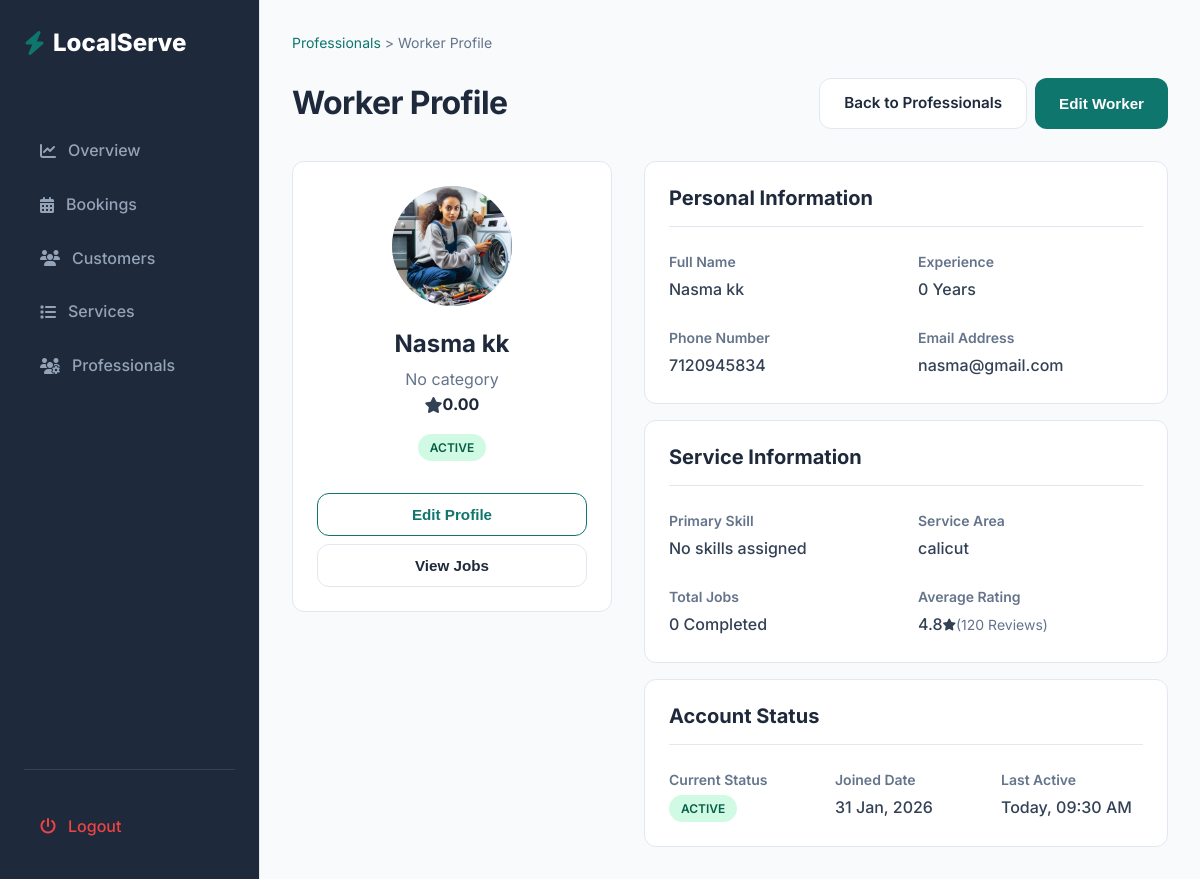
/services/admin/worker_profile/26/ (signed in), run on an earlier commit of the app's database.
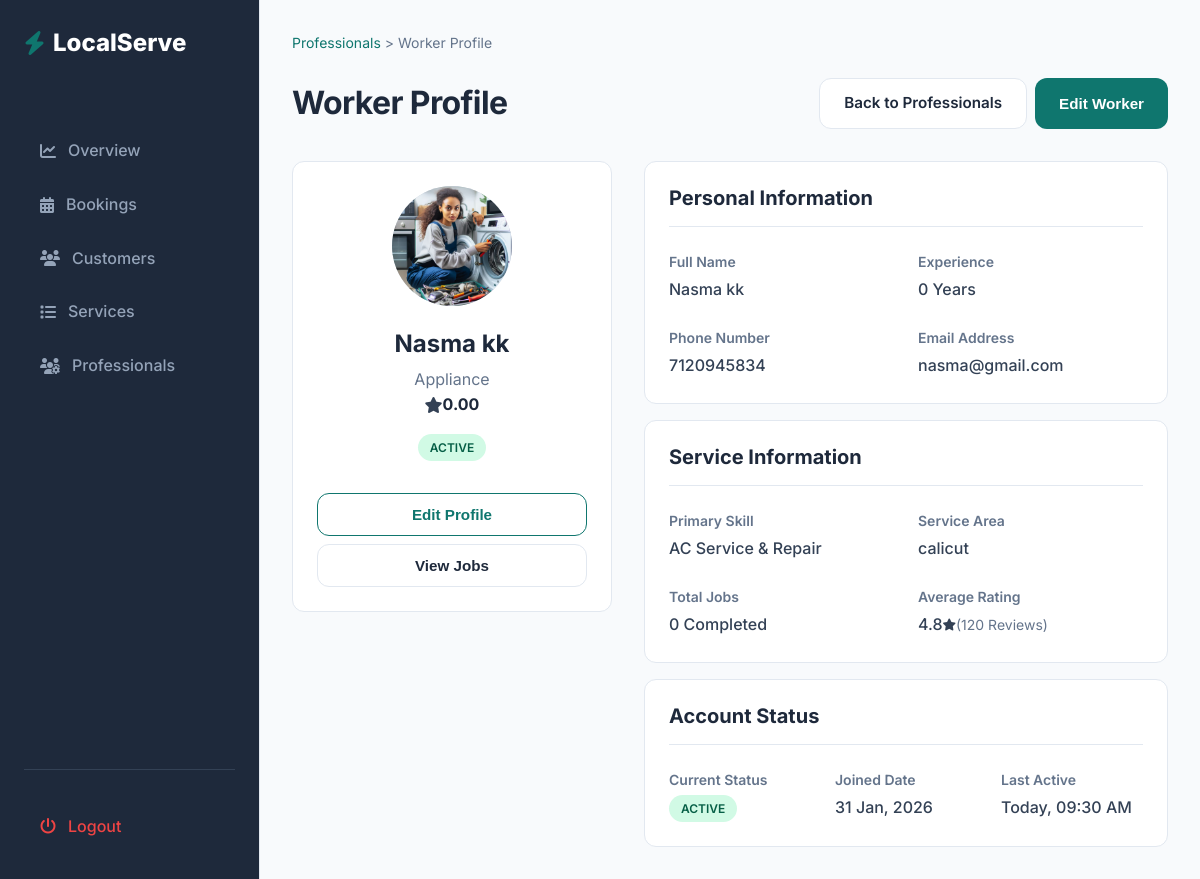
And on a later commit of the database.
### services/models.py (models this page shows, shortened)
class Worker(models.Model):
    full_name = models.CharField(max_length=150)
    services = models.ManyToManyField(Service, related_name="workers")
    phone = models.CharField(max_length=20,unique=True)
    photo = models.ImageField(upload_to="workers/",blank=True,null=True)
    rating = models.DecimalField(max_digits=3,decimal_places=2,default=0.0)
    email = models.EmailField(blank=True)
    experiance_years = models.IntegerField(null=True, blank=True)
    location = models.CharField(max_length=100, blank=True)
    is_active = models.BooleanField(default=True)
    created_at = models.DateTimeField(auto_now_add=True)

class Service(models.Model):
    category = models.ForeignKey(ServiceCategory, on_delete=models.CASCADE, related_name = "services")
    title = models.CharField(max_length=150)
    description = models.TextField()
    price = models.DecimalField(max_digits=8,decimal_places=2)
    duration_minutes = models.IntegerField()
    image = models.ImageField(upload_to="services/",blank=True, null=True)
    is_active = models.BooleanField(default=True)
    created_at = models.DateTimeField(auto_now_add=True)
    is_best_seller = models.BooleanField(default=False)
    includes = models.TextField(blank=True,default="",
        help_text="Enter one item per line (e.g. Deep dusting, Floor cleaning, etc.)"
    )

class ServiceCategory(models.Model):
    name = models.CharField(max_length = 100,unique=True)
    icon = models.CharField(max_length = 100,blank=True)
    is_active = models.BooleanField(default = True)

### services/views.py (the view)
# urls.py: path('admin/worker_profile/<int:pk>/', views.worker_profile, name = "worker_profile"),
@login_required
def worker_profile(request,pk):
    worker = get_object_or_404(Worker,pk=pk)
    completed_jobs = worker.bookings.filter(booking_status = "COMPLETED").count()
    total_jobs = worker.bookings.count()
    context = {
        "worker": worker,
        "completed_jobs": completed_jobs,
        "total_jobs": total_jobs,
    }
    return render(request, 'admin/workers/worker_profile.html', context)

### templates/admin/workers/worker_profile.html (shortened to what the changed rows need)
{% extends "base_admin.html" %}
        {% block content %}
            <div class="flex justify-between items-center" style="margin-bottom: 2rem;">
                <h2>Worker Profile</h2>
            </div>
            <div style="display: grid; grid-template-columns: 320px 1fr; gap: 2rem; align-items: start;">
                <div class="card text-center">
                    <div
                        style="width: 120px; height: 120px; background: #CBD5E1; border-radius: 50%; margin: 0 auto 1.5rem; overflow: hidden; display: flex; align-items: center; justify-content: center;">
                        {% if worker.photo %}
                        <img src="{{ worker.photo.url }}" alt="Avatar" style="width: 100%; height: 100%; object-fit: cover;">
                        {% else %}
                        <i class="fa-solid fa-user fa-3x text-light"></i>
                        {% endif %}
                    </div>
                    <h3 style="margin-bottom: 0.5rem;">{{ worker.full_name }}</h3>
                    <p class="text-light mb-2">
                        {% if worker.services.exists %}
                            {{ worker.services.first.category.name }}
                        {% else %}
                            No category
                        {% endif %}
                    </p>
                    <div class="flex justify-center items-center gap-xs text-warning mb-2" style="margin-bottom: 1rem;">
                        <i class="fa-solid fa-star"></i> <span class="font-bold"
                            style="color: var(--color-text-dark);">{{ worker.rating }}</span>
                    </div>
                    <div style="margin-bottom: 2rem;">
                       {% if worker.is_active %}
                        <span class="badge badge-success">Active</span>
                        {% else %}
                        <span class="badge badge-danger">Inactive</span>
                        {% endif %}
                    </div>
                    <div class="flex flex-col gap-sm">
                        <button class="btn btn-outline btn-block">Edit Profile</button>
                        <button class="btn btn-secondary btn-block">View Jobs</button>
                    </div>
                </div>
                <div class="flex flex-col gap-md">
                    <div class="card">
                        <div class="grid grid-cols-2 gap-lg">
                            <div>
                                <p class="text-sm text-light uppercase"
                                    style="font-weight: 600; margin-bottom: 0.25rem;">Full Name</p>
                                <p class="font-medium">{{ worker.full_name }}</p>
                            </div>
                            <div>
                                <p class="text-sm text-light uppercase"
                                    style="font-weight: 600; margin-bottom: 0.25rem;">Experience</p>
                                <p class="font-medium">{{ worker.experiance_years }} Years</p>
                            </div>
                            <div>
                                <p class="text-sm text-light uppercase"
                                    style="font-weight: 600; margin-bottom: 0.25rem;">Phone Number</p>
                                <p class="font-medium">{{ worker.phone }}</p>
                            </div>
                            <div>
                                <p class="text-sm text-light uppercase"
                                    style="font-weight: 600; margin-bottom: 0.25rem;">Email Address</p>
                                <p class="font-medium">{{ worker.email }}</p>
                            </div>
                        </div>
                    </div>
                    <div class="card">
                        <div class="grid grid-cols-2 gap-lg">
                            <div>
                                <p class="text-sm text-light uppercase"
                                    style="font-weight: 600; margin-bottom: 0.25rem;">Primary Skill</p>
                                <p class="font-medium">
                                    {% for service in worker.services.all %}
                                        {{ service.title }}{% if not forloop.last %}, {% endif %}
                                    {% empty %}
                                        No skills assigned
                                    {% endfor %}
                                </p>
                            </div>
                            <div>
                                <p class="text-sm text-light uppercase"
                                    style="font-weight: 600; margin-bottom: 0.25rem;">Service Area</p>
                                <p class="font-medium">{{ worker.location }}</p>
                            </div>
                        </div>
                    </div>
                    <div class="card">
                        <div class="grid grid-cols-3 gap-lg">
                            <div>
                                <p class="text-sm text-light uppercase"
                                    style="font-weight: 600; margin-bottom: 0.25rem;">Joined Date</p>
                                <p class="font-medium">{{ worker.created_at|date:"d M, Y" }}</p>
                            </div>
                        </div>
                    </div>
                </div>
            </div>
        {% endblock %}

What changed in the data, as far as the page shows it:
shown differently, row unchanged: Worker "Nasma kk": services.first.category.name (not shown) → "Appliance"
now on this page (row edited): Service: title "AC Service & Repair"
Also different on the page:
text no longer shown: "No category No skills assigned"
